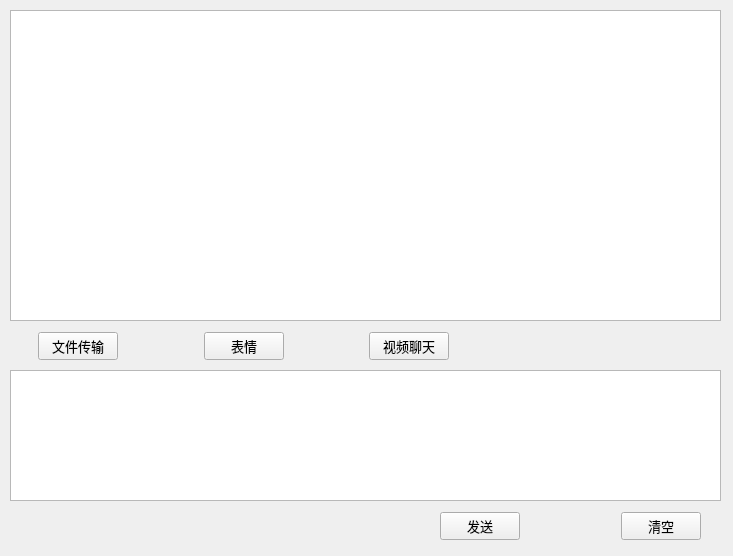
<?xml version="1.0" encoding="UTF-8"?>
<ui version="4.0">
 <class>ChatWidget</class>
 <widget class="QWidget" name="ChatWidget">
  <property name="geometry">
   <rect>
    <x>0</x>
    <y>0</y>
    <width>733</width>
    <height>556</height>
   </rect>
  </property>
  <property name="windowTitle">
   <string>Form</string>
  </property>
  <widget class="QTextBrowser" name="tb_chatcord">
   <property name="geometry">
    <rect>
     <x>10</x>
     <y>10</y>
     <width>711</width>
     <height>311</height>
    </rect>
   </property>
   <property name="font">
    <font>
     <pointsize>10</pointsize>
    </font>
   </property>
  </widget>
  <widget class="QTextEdit" name="te_msg">
   <property name="geometry">
    <rect>
     <x>10</x>
     <y>370</y>
     <width>711</width>
     <height>131</height>
    </rect>
   </property>
   <property name="font">
    <font>
     <pointsize>12</pointsize>
    </font>
   </property>
  </widget>
  <widget class="QWidget" name="">
   <property name="geometry">
    <rect>
     <x>38</x>
     <y>330</y>
     <width>411</width>
     <height>33</height>
    </rect>
   </property>
   <layout class="QHBoxLayout" name="horizontalLayout">
    <item>
     <widget class="QPushButton" name="pb_file">
      <property name="font">
       <font>
        <family>微软雅黑</family>
        <pointsize>10</pointsize>
       </font>
      </property>
      <property name="text">
       <string>文件传输</string>
      </property>
     </widget>
    </item>
    <item>
     <spacer name="horizontalSpacer">
      <property name="orientation">
       <enum>Qt::Horizontal</enum>
      </property>
      <property name="sizeHint" stdset="0">
       <size>
        <width>40</width>
        <height>20</height>
       </size>
      </property>
     </spacer>
    </item>
    <item>
     <widget class="QPushButton" name="pb_emo">
      <property name="font">
       <font>
        <family>微软雅黑</family>
        <pointsize>10</pointsize>
       </font>
      </property>
      <property name="text">
       <string>表情</string>
      </property>
     </widget>
    </item>
    <item>
     <spacer name="horizontalSpacer_2">
      <property name="orientation">
       <enum>Qt::Horizontal</enum>
      </property>
      <property name="sizeHint" stdset="0">
       <size>
        <width>40</width>
        <height>20</height>
       </size>
      </property>
     </spacer>
    </item>
    <item>
     <widget class="QPushButton" name="pb_viodechat">
      <property name="font">
       <font>
        <family>微软雅黑</family>
        <pointsize>10</pointsize>
       </font>
      </property>
      <property name="text">
       <string>视频聊天</string>
      </property>
     </widget>
    </item>
   </layout>
  </widget>
  <widget class="QWidget" name="">
   <property name="geometry">
    <rect>
     <x>440</x>
     <y>510</y>
     <width>261</width>
     <height>33</height>
    </rect>
   </property>
   <layout class="QHBoxLayout" name="horizontalLayout_2">
    <item>
     <widget class="QPushButton" name="pb_send">
      <property name="font">
       <font>
        <family>微软雅黑</family>
        <pointsize>10</pointsize>
       </font>
      </property>
      <property name="text">
       <string>发送</string>
      </property>
     </widget>
    </item>
    <item>
     <spacer name="horizontalSpacer_3">
      <property name="orientation">
       <enum>Qt::Horizontal</enum>
      </property>
      <property name="sizeHint" stdset="0">
       <size>
        <width>40</width>
        <height>20</height>
       </size>
      </property>
     </spacer>
    </item>
    <item>
     <widget class="QPushButton" name="pb_clear">
      <property name="font">
       <font>
        <family>微软雅黑</family>
        <pointsize>10</pointsize>
       </font>
      </property>
      <property name="text">
       <string>清空</string>
      </property>
     </widget>
    </item>
   </layout>
  </widget>
 </widget>
 <resources/>
 <connections/>
</ui>
